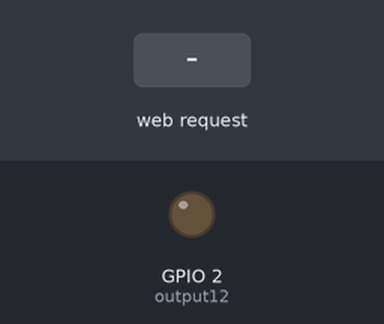
A sketch run on a simulated ESP32. On the bench: output pins drawn as LEDs (lit = HIGH). Inputs (shaded band) come from the test bench. WiFi joins after 1.5 s; servers stay silent unless stated; what the sketch prints to the serial monitor is not drawn.

Above: at 2.7 s.
2.8 s: HTTP request GET /H received
At 3.5 s:
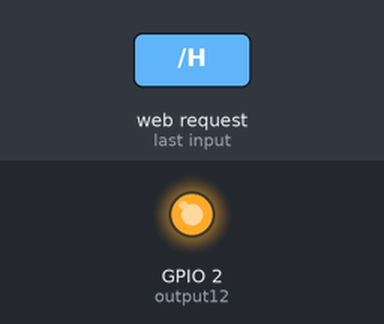
4.3 s: HTTP request GET /L received
At 4.6 s:
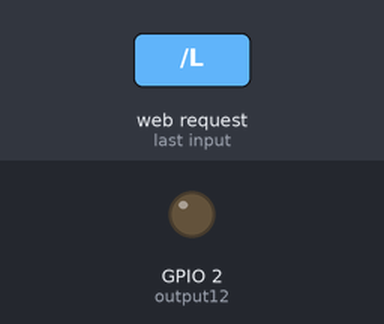
Timing chart, 0 to 7.3 s (numbered marks = the images above; inputs shaded):
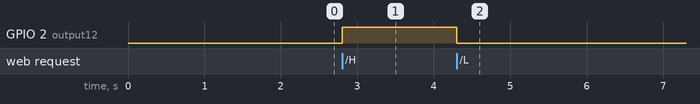

Measured:
- after the input at 2.8 s, GPIO 2 (output12): LOW → HIGH at once
- after the input at 4.3 s, GPIO 2 (output12): HIGH → LOW at once

The sketch:

2A.ino
```cpp
#include <WiFi.h>

char* ssid = "mruda";
char* password = "12345678";

WiFiServer server(80);
String header;
String output12State = "off";
int output12 = 2;

void setup() {
  Serial.begin(115200);
  pinMode(output12, OUTPUT);
  digitalWrite(output12, LOW);

  Serial.print("Connecting to ");
  Serial.println(ssid);

  WiFi.begin(ssid, password);

  while (WiFi.status() != WL_CONNECTED) {
    delay(500);
    Serial.print(".");
  }

  Serial.println("");
  Serial.println("WiFi connected.");
  Serial.println("IP address: ");
  Serial.println(WiFi.localIP());
  server.begin();
}

void loop() {
  WiFiClient client = server.available();

  if (client) {
    String currentLine = "";
    while (client.connected()) {
      if (client.available()) {
        char c = client.read();
        Serial.write(c);
        header += c;
        if (c == '\n') {
          if (currentLine.length() == 0) {
            client.println("HTTP/1.1 200 OK");
            client.println("Content-type:text/html");
            client.println();

            if (header.indexOf("GET /H") >= 0) {
              output12State = "on";
              digitalWrite(output12, HIGH);
            } else if (header.indexOf("GET /L") >= 0) {
              output12State = "off";
              digitalWrite(output12, LOW);
            }

            client.println("<!DOCTYPE html><html>");
            client.println("<body><h1>ESP32 Web Server</h1>");
            client.println("<p>Built in LED - State " + output12State + "</p>");
            if (output12State == "off") client.println("<p><a href=\"/H\"><button class=\"button\">ON</button></a></p>");
            else client.println("<p><a href=\"/L\"><button class=\"button button2\">OFF</button></a></p>");
            client.println();
            break;
          } else {
            currentLine = "";
          }
        } else if (c != '\r') {
          currentLine += c;
        }
      }
    }
    header = "";
    client.stop();
    Serial.println("Client disconnected.");
    Serial.println("");
  }
}
```
